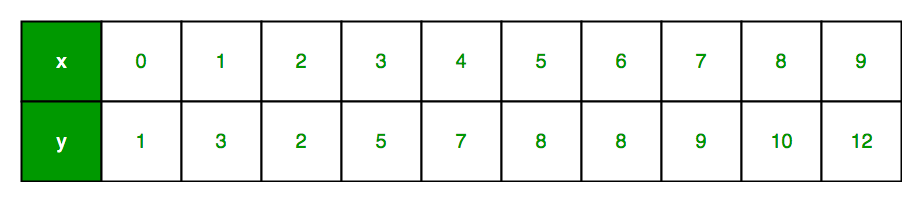
#> input picture Regression/LinearRegression/Old/python-linear-regression.png, 922 x 202 px
$ python SimpleLinearRegregressoin_01.py
#> lines starting #> are read from the running program, lines starting #| are printed output that depends on the picture

#Simple Linear Regression#
#Simple linear regression is an approach for predicting a response using a single feature.
#It is assumed that the two variables are linearly related. Hence, we try to find a linear function that predicts the response value(y) as accurately as possible as a function of the feature or independent variable(x).
#Let us consider a dataset where we have a value of response y for every feature x:
from PIL import Image
img = Image.open('python-linear-regression.png').convert('LA')
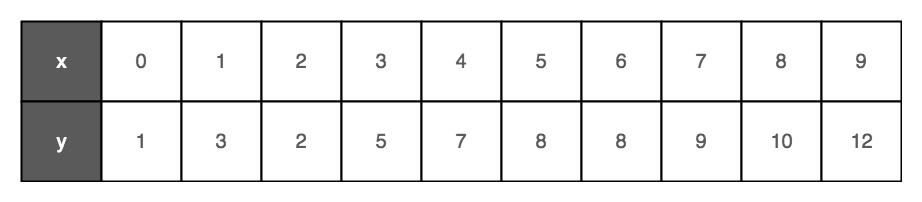
#> img: PIL image 922x202 LA; mean R, G, B, A 230.6, 230.6, 230.6, 255
img.show (img)

# For generality, we define:
# x as feature vector, i.e x = [x_1, x_2, …., x_n],
# y as response vector, i.e y = [y_1, y_2, …., y_n]
# for n observations (in above example, n=10).
# A scatter plot of the above dataset looks like:-
